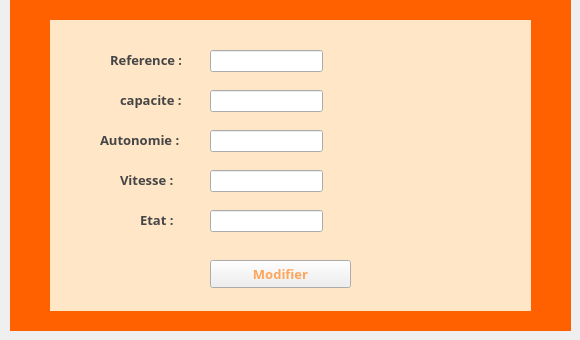
      <widget class="QWidget" name="tab_13">
       <attribute name="title">
        <string>Modifier</string>
       </attribute>
       <widget class="QLineEdit" name="lineEdit_referenceM_2">
        <property name="geometry">
         <rect>
          <x>210</x>
          <y>50</y>
          <width>113</width>
          <height>22</height>
         </rect>
        </property>
       </widget>
       <widget class="QLineEdit" name="lineEdit_nouvelleCapacite_2">
        <property name="geometry">
         <rect>
          <x>210</x>
          <y>90</y>
          <width>113</width>
          <height>22</height>
         </rect>
        </property>
       </widget>
       <widget class="QLineEdit" name="lineEdit_nouvelleAutonomie_2">
        <property name="geometry">
         <rect>
          <x>210</x>
          <y>130</y>
          <width>113</width>
          <height>22</height>
         </rect>
        </property>
       </widget>
       <widget class="QLineEdit" name="lineEdit_nouvelleVitesse_2">
        <property name="geometry">
         <rect>
          <x>210</x>
          <y>170</y>
          <width>113</width>
          <height>22</height>
         </rect>
        </property>
       </widget>
       <widget class="QLineEdit" name="lineEdit_nouvelleEtat_2">
        <property name="geometry">
         <rect>
          <x>210</x>
          <y>210</y>
          <width>113</width>
          <height>22</height>
         </rect>
        </property>
       </widget>
       <widget class="QLabel" name="label_116">
        <property name="geometry">
         <rect>
          <x>110</x>
          <y>50</y>
          <width>71</width>
          <height>20</height>
         </rect>
        </property>
        <property name="font">
         <font>
          <family>Tw Cen MT Condensed</family>
          <pointsize>10</pointsize>
          <weight>75</weight>
          <bold>true</bold>
         </font>
        </property>
        <property name="styleSheet">
         <string notr="true">color: rgb(69, 69, 69);</string>
        </property>
        <property name="text">
         <string>Reference :</string>
        </property>
       </widget>
       <widget class="QLabel" name="label_117">
        <property name="geometry">
         <rect>
          <x>120</x>
          <y>90</y>
          <width>71</width>
          <height>20</height>
         </rect>
        </property>
        <property name="font">
         <font>
          <family>Tw Cen MT Condensed</family>
          <pointsize>10</pointsize>
          <weight>75</weight>
          <bold>true</bold>
         </font>
        </property>
        <property name="styleSheet">
         <string notr="true">color: rgb(69, 69, 69);</string>
        </property>
        <property name="text">
         <string>capacite :</string>
        </property>
       </widget>
       <widget class="QLabel" name="label_118">
        <property name="geometry">
         <rect>
          <x>100</x>
          <y>130</y>
          <width>81</width>
          <height>20</height>
         </rect>
        </property>
        <property name="font">
         <font>
          <family>Tw Cen MT Condensed</family>
          <pointsize>10</pointsize>
          <weight>75</weight>
          <bold>true</bold>
         </font>
        </property>
        <property name="styleSheet">
         <string notr="true">color: rgb(69, 69, 69);</string>
        </property>
        <property name="text">
         <string>Autonomie :</string>
        </property>
       </widget>
       <widget class="QLabel" name="label_119">
        <property name="geometry">
         <rect>
          <x>120</x>
          <y>170</y>
          <width>71</width>
          <height>20</height>
         </rect>
        </property>
        <property name="font">
         <font>
          <family>Tw Cen MT Condensed</family>
          <pointsize>10</pointsize>
          <weight>75</weight>
          <bold>true</bold>
         </font>
        </property>
        <property name="styleSheet">
         <string notr="true">color: rgb(69, 69, 69);</string>
        </property>
        <property name="text">
         <string>Vitesse :</string>
        </property>
       </widget>
       <widget class="QLabel" name="label_120">
        <property name="geometry">
         <rect>
          <x>140</x>
          <y>210</y>
          <width>61</width>
          <height>20</height>
         </rect>
        </property>
        <property name="font">
         <font>
          <family>Tw Cen MT Condensed</family>
          <pointsize>10</pointsize>
          <weight>75</weight>
          <bold>true</bold>
         </font>
        </property>
        <property name="styleSheet">
         <string notr="true">color: rgb(69, 69, 69);</string>
        </property>
        <property name="text">
         <string>Etat :</string>
        </property>
       </widget>
       <widget class="QPushButton" name="pushButton_modifier_livreur">
        <property name="geometry">
         <rect>
          <x>210</x>
          <y>260</y>
          <width>141</width>
          <height>28</height>
         </rect>
        </property>
        <property name="font">
         <font>
          <family>Tw Cen MT Condensed</family>
          <pointsize>10</pointsize>
          <weight>75</weight>
          <bold>true</bold>
         </font>
        </property>
        <property name="styleSheet">
         <string notr="true">color: rgb(255, 165, 89);
selection-color: rgb(255, 255, 255);</string>
        </property>
        <property name="text">
         <string>Modifier</string>
        </property>
       </widget>
       <widget class="QLabel" name="label_121">
        <property name="geometry">
         <rect>
          <x>50</x>
          <y>20</y>
          <width>481</width>
          <height>291</height>
         </rect>
        </property>
        <property name="styleSheet">
         <string notr="true">background-color: rgb(255, 230, 199);</string>
        </property>
        <property name="text">
         <string/>
        </property>
       </widget>
       <widget class="QLabel" name="label_122">
        <property name="geometry">
         <rect>
          <x>10</x>
          <y>0</y>
          <width>561</width>
          <height>331</height>
         </rect>
        </property>
        <property name="styleSheet">
         <string notr="true">background-color: rgb(255, 96, 0);</string>
        </property>
        <property name="text">
         <string/>
        </property>
       </widget>
       <zorder>label_122</zorder>
       <zorder>label_121</zorder>
       <zorder>lineEdit_referenceM_2</zorder>
       <zorder>lineEdit_nouvelleCapacite_2</zorder>
       <zorder>lineEdit_nouvelleAutonomie_2</zorder>
       <zorder>lineEdit_nouvelleVitesse_2</zorder>
       <zorder>lineEdit_nouvelleEtat_2</zorder>
       <zorder>label_116</zorder>
       <zorder>label_117</zorder>
       <zorder>label_118</zorder>
       <zorder>label_119</zorder>
       <zorder>label_120</zorder>
       <zorder>pushButton_modifier_livreur</zorder>
      </widget>
